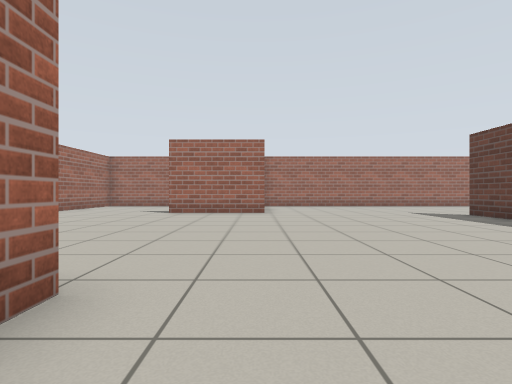
view 1 (above)

17 first-person views from a walk through a robot-simulator world made for Gazebo. The camera is 0.72 m above the floor, looks level and sees 80° across. The floor is counted in squares, 1 m on a side. Each view is taken from the middle of a square. On the plan, view 1 faces up. The plan holds only what a view shows up to about 10 squares ahead; the rest is blank.

view 2
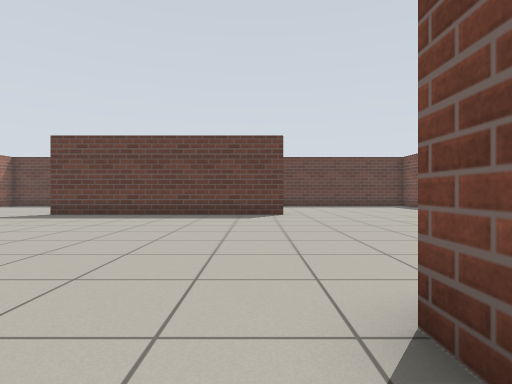

view 3
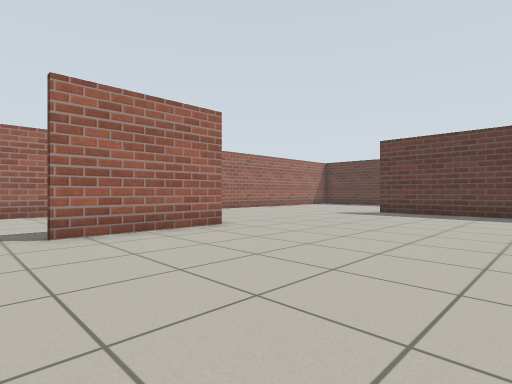

view 4
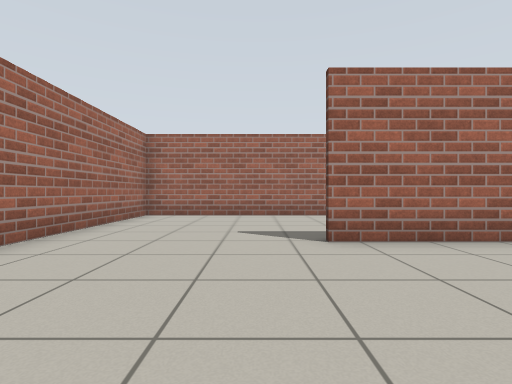

view 5
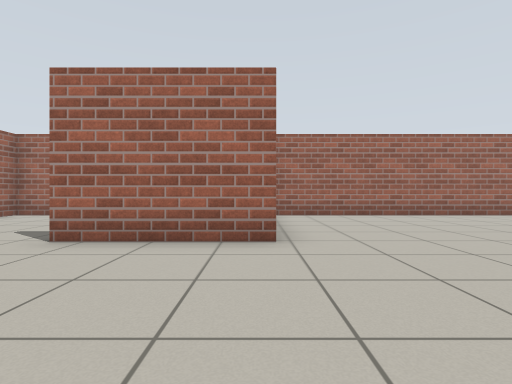

view 6
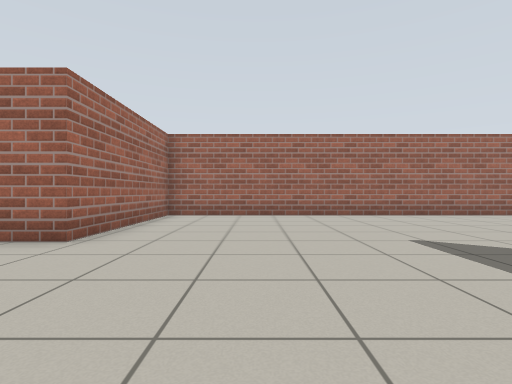

view 7
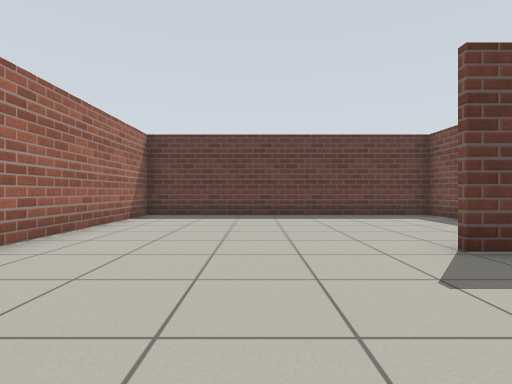

view 8
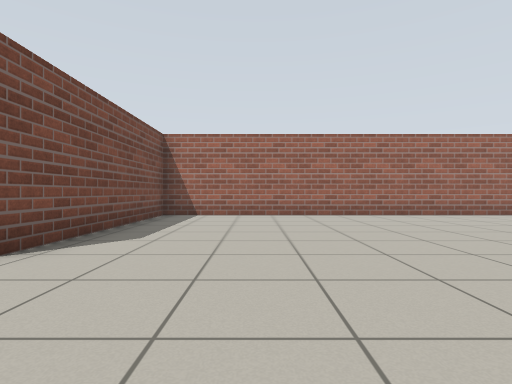

view 9
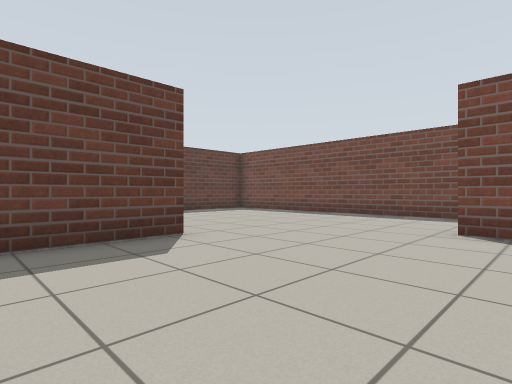

view 10
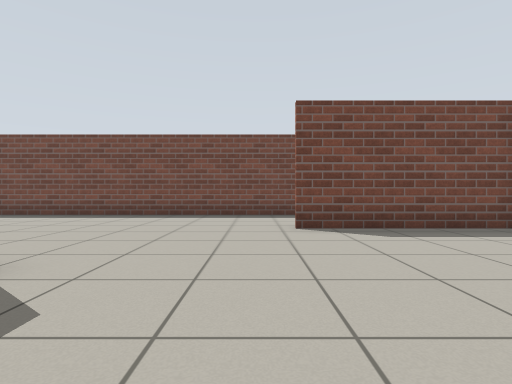

view 11
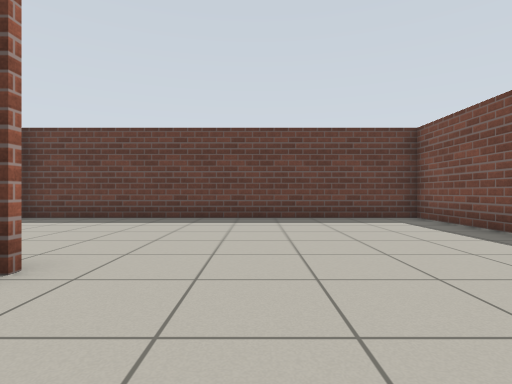

view 12
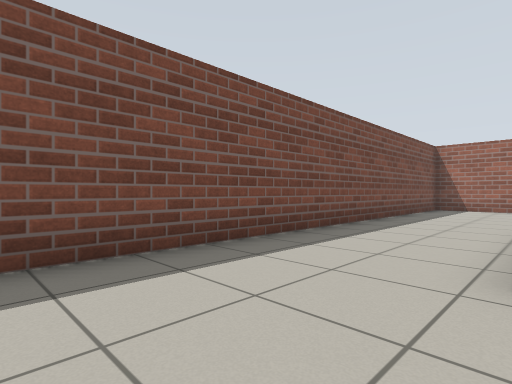

view 13
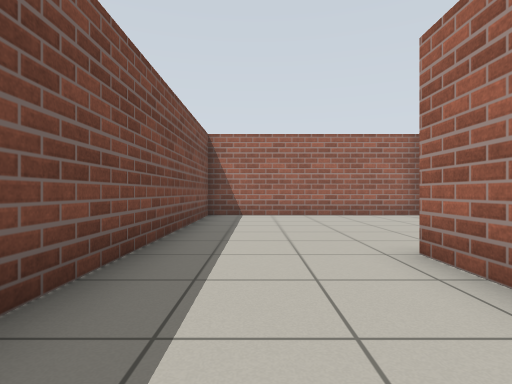

view 14
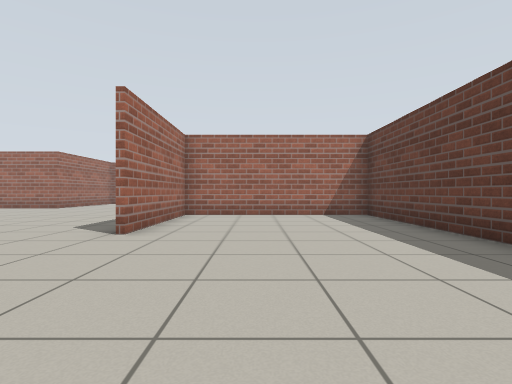

view 15
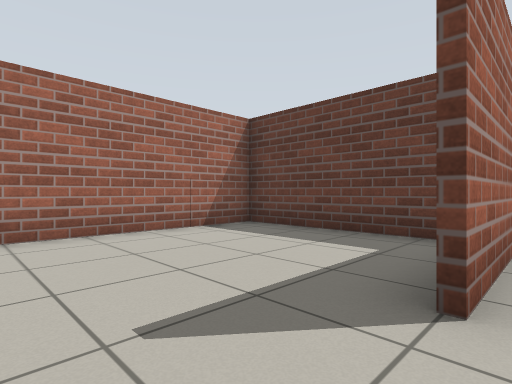

view 16
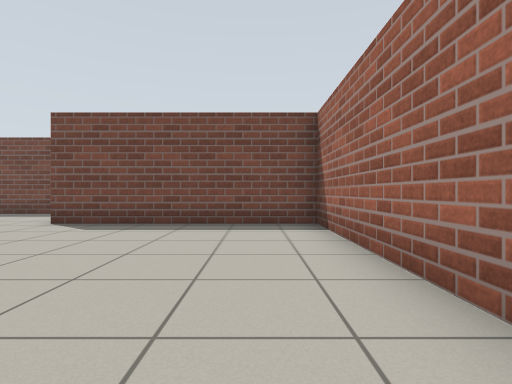

view 17
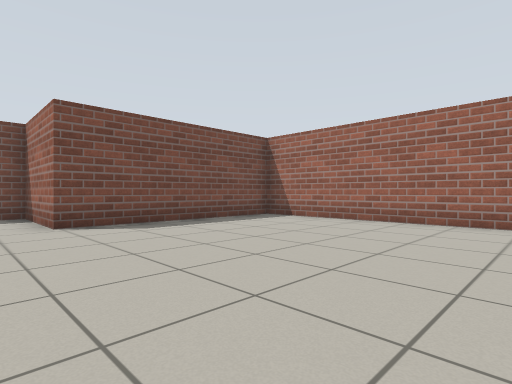

### Floor plan
Points are (right, up) in squares from view 1. A wall is a line through its corners. A room is listed if a view was taken in it or the views show most of it. See-through windows are left out.
Room 1 (views 1, 2, 3, 4, 5, 6, 7, 8, 9, 10, 11, 12, 13, 14, 15, 16, 17)
walls: (6.6, 2.1) (6.6, 9.5); (0.1, 11.2) (0.1, 15.4) (-7.4, 15.4) (-7.4, 2.1) (-1.4, 2.1) (-1.4, -1) (3.2, -1); (-0.2, -1.1) (-1.6, -1.1); (11.1, 6.6) (12.5, 6.6) (12.5, 15.4) (0.3, 15.4) (0.3, 10.4) (-3, 10.4); (-7.4, 2) (-7.4, -4.5) (12.5, -4.5) (12.5, 6.5) (6.8, 6.5) (6.8, 2.1)

Where each view was taken, in squares from view 1:
view 1: 0 up, 0 right, facing up
view 2: 3 up, 3 left, facing right
view 3: 5 up, 4 left, facing up-right
view 4: 6 up, 4 left, facing up
view 5: 6 up, 0 right, facing up
view 6: 6 up, 3 right, facing up
view 7: 12 up, 3 right, facing right
view 8: 5 up, 2 right, facing left
view 9: 5 up, 2 right, facing down-right
view 10: 5 up, 4 right, facing down
view 11: 0 up, 4 right, facing right
view 12: 1 down, 6 right, facing down-left
view 13: 3 down, 2 right, facing left
view 14: 3 down, 9 right, facing up
view 15: 10 up, 5 left, facing up-right
view 16: 9 up, 6 left, facing down
view 17: 9 up, 0 right, facing down-left
